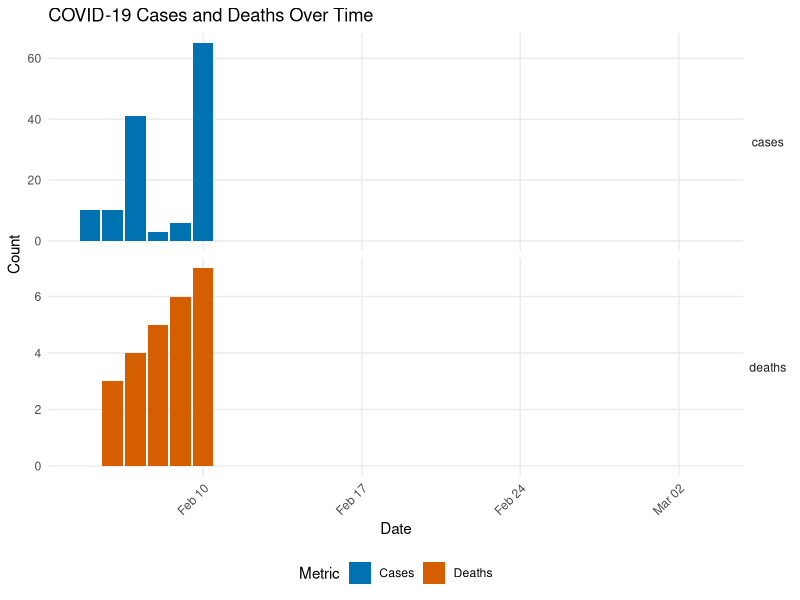
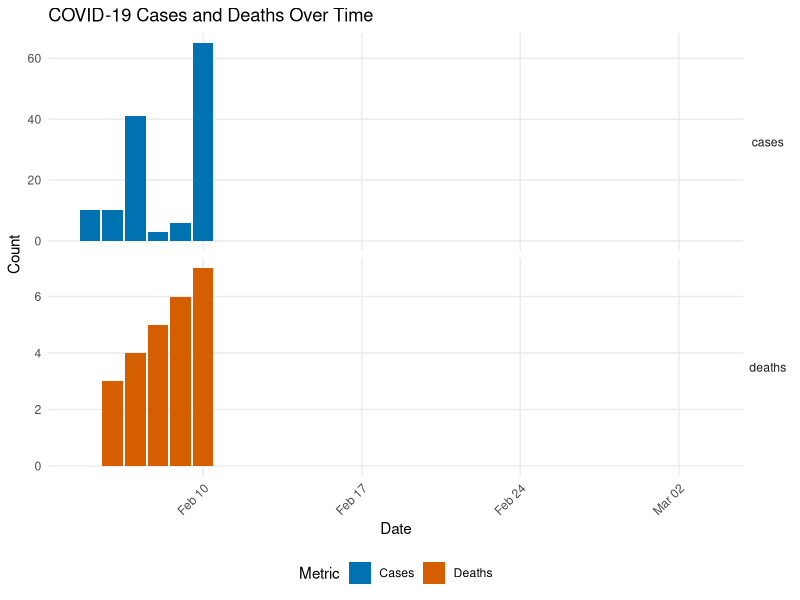

Write R code to recreate these figures, in order.
# Create example data frame
data <- data.frame(
  date = as.Date(c(
    "2020-02-05", "2020-02-06", "2020-02-07", "2020-02-08",
    "2020-02-09", "2020-02-10", "2020-02-11"
  )),
  cases = c(10, 10, 41, 3, 6, 65, 0),
  deaths = c(0, 3, 4, 5, 6, 7, 0)
)

# Add 3 weeks of blank rows
last_date <- max(data$date)
future_dates <- seq(last_date + 1, last_date + 21, by = "day")
blank_data <- data.frame(
  date = future_dates,
  cases = 0,
  deaths = 0
)

# Combine original and blank data
data <- rbind(data, blank_data)

# Reshape data from wide to long format
data_long <- tidyr::pivot_longer(
  data,
  cols = c(cases, deaths),
  names_to = "metric",
  values_to = "count"
)

# Load required package
library(ggplot2)

# Create plot
ggplot(data_long, aes(x = date, y = count)) +
  # Add bars
  geom_col(aes(fill = metric)) +
  # Customize colors
  scale_fill_manual(
    values = c("cases" = "#0072B2", "deaths" = "#D55E00"),
    labels = c("Cases", "Deaths")
  ) +
  # Create separate rows for cases and deaths
  facet_grid(metric ~ ., scales = "free_y") +
  # Customize labels
  labs(
    title = "COVID-19 Cases and Deaths Over Time",
    x = "Date",
    y = "Count",
    fill = "Metric"
  ) +
  # Customize theme
  theme_minimal() +
  theme(
    legend.position = "bottom",
    axis.text.x = element_text(angle = 45, hjust = 1),
    panel.grid.minor = element_blank(),
    strip.text.y = element_text(angle = 0)
  )

# Save plot
ggsave("cases_deaths_plot.png", width = 8, height = 8) 
